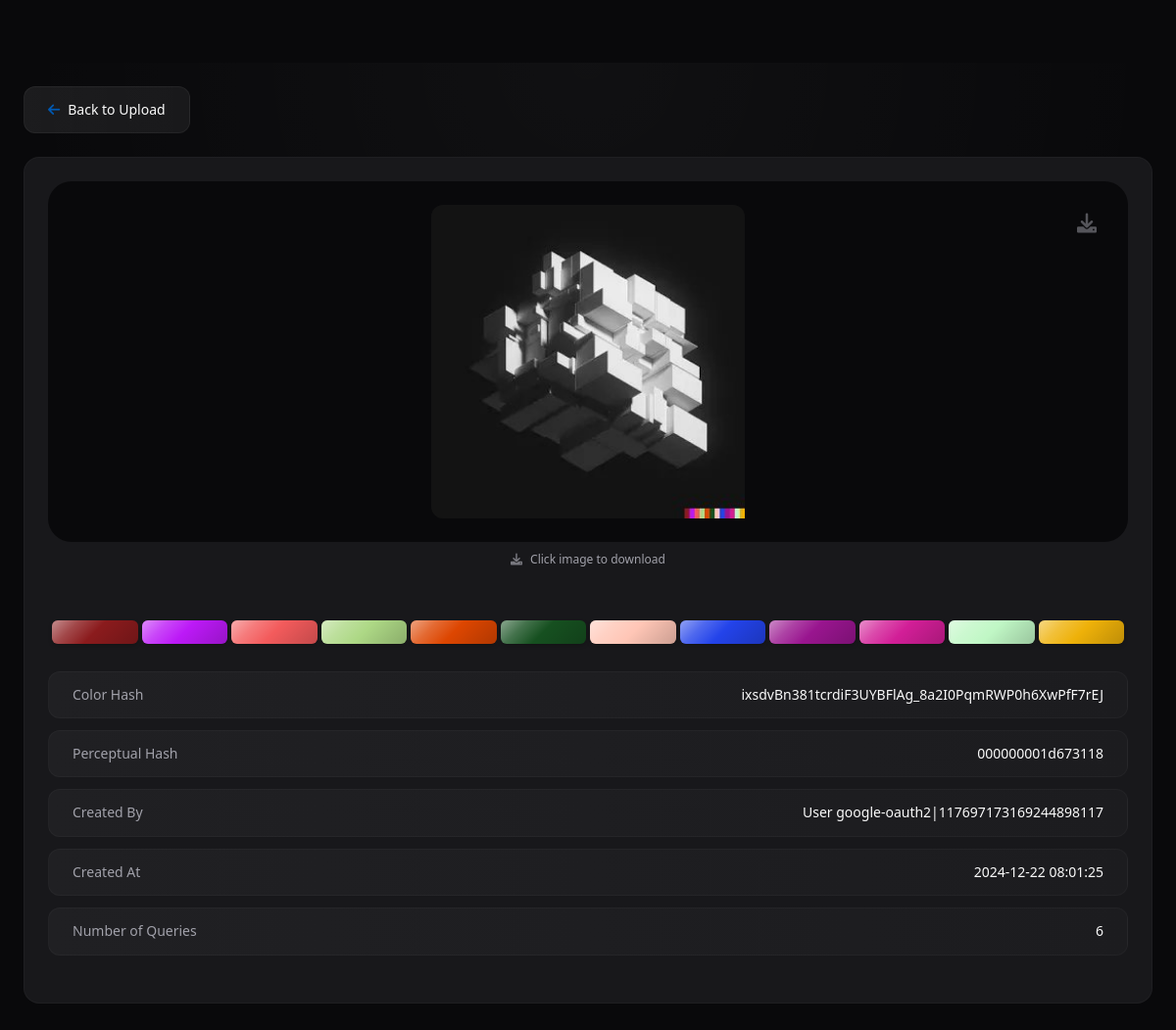
Screenshot of /ixsdvBn381tcrdiF3UYBFlAg_8a2I0PqmRWP0h6XwPfF7rEJ with the database file from the repository.
### tables this page shows
CREATE TABLE image_hashes (
            id INTEGER PRIMARY KEY AUTOINCREMENT,
            user_id INTEGER NOT NULL DEFAULT 1,
            perceptual_hash TEXT NOT NULL,
            color_hash TEXT NOT NULL,
            created_at TIMESTAMP DEFAULT CURRENT_TIMESTAMP, query_count INTEGER DEFAULT 0,
            UNIQUE(perceptual_hash, color_hash)
        );

### app.py (the view)
@app.route('/<color_hash>')
def show_image(color_hash):
    try:
        conn = sqlite3.connect('images.db')
        c = conn.cursor()
        c.execute('''
            UPDATE image_hashes
            SET query_count = query_count + 1
            WHERE color_hash = ?
        ''', (color_hash,))
        c.execute('''
            SELECT user_id, perceptual_hash, created_at, query_count
            FROM image_hashes
            WHERE color_hash = ?
        ''', (color_hash,))
        result = c.fetchone()
        conn.commit()
        conn.close()
        if not result:
            return "Image not found", 404
        user_id, perceptual_hash, created_at, query_count = result
        colors = decode_url_to_colors(color_hash)
        return render_template('photo.html',
            color_hash=color_hash,
            perceptual_hash=perceptual_hash,
            user_id=user_id,
            created_at=created_at,
            query_count=query_count,
            colors=colors
        )
    except Exception as e:
        return f"Error: {str(e)}", 500

### app.py (called while the page is built)
@app.after_request
def add_header(response):
    response.headers["Cache-Control"] = "no-cache, no-store, must-revalidate"
    response.headers["Pragma"] = "no-cache"
    response.headers["Expires"] = "0"
    return response

### main.py (called while the page is built)
def decode_url_to_colors(url_uuid, palette=None):
    padding_needed = len(url_uuid) % 4
    if padding_needed:
        url_uuid += '=' * (4 - padding_needed)
    try:
        binary_data = base64.urlsafe_b64decode(url_uuid)
        colors = []
        for i in range(0, len(binary_data), 3):
            r = binary_data[i]
            g = binary_data[i + 1]
            b = binary_data[i + 2]
            colors.append((r, g, b))
        return colors
    except Exception as e:
        print(f"Error decoding colors: {e}")
        return []

### templates/photo.html (shortened to what this page needs)
<!DOCTYPE html>
<html>
<head>
    <link rel="stylesheet" href="https://cdnjs.cloudflare.com/ajax/libs/font-awesome/6.0.0/css/all.min.css">
</head>
<body>
    <div class="container">
        <div class="header">
            <a href="/" class="back-link">
                <i class="fas fa-arrow-left"></i>Back to Upload
            </a>
        </div>
        <div class="image-details">
            <div class="image-wrapper">
                <a href="/images/output/{{ color_hash }}.jpg" download class="download-icon-link">
                    <i class="fas fa-download download-icon"></i>
                </a>
                <a href="/images/output/{{ color_hash }}.jpg" download class="image-link">
                    <img src="/images/output/{{ color_hash }}.jpg" alt="Image">
                </a>
            </div>
            <div class="download-hint">
                <i class="fas fa-download"></i>
                Click image to download
            </div>
            <div class="details-content">
                <table class="color-bar-table">
                    <tr>
                        {% for color in colors %}
                        <td class="color-cell" style="background-color: rgb({{ color[0] }}, {{ color[1] }}, {{ color[2] }})"></td>
                        {% endfor %}
                    </tr>
                </table>
                <div class="metadata">
                    <div class="metadata-item">
                        <span class="metadata-label">Color Hash</span>
                        <span class="metadata-value">{{ color_hash }}</span>
                    </div>
                    <div class="metadata-item">
                        <span class="metadata-label">Perceptual Hash</span>
                        <span class="metadata-value">{{ perceptual_hash }}</span>
                    </div>
                    <div class="metadata-item">
                        <span class="metadata-label">Created By</span>
                        <span class="metadata-value">User {{ user_id }}</span>
                    </div>
                    <div class="metadata-item">
                        <span class="metadata-label">Created At</span>
                        <span class="metadata-value">{{ created_at }}</span>
                    </div>
                    <div class="metadata-item">
                        <span class="metadata-label">Number of Queries</span>
                        <span class="metadata-value">{{ query_count }}</span>
                    </div>
                </div>
            </div>
        </div>
    </div>
</body>
</html>

### templates/photo.html (style rules this page uses)
:root { --surface: rgb(9, 9, 11); --surface-bright: rgb(24, 24, 27); --surface-brighter: rgb(39, 39, 45); --text: rgb(250, 250, 250); --text-secondary: rgb(161, 161, 170); --accent: rgb(0, 119, 237); --accent-dark: rgb(0, 89, 178); --success: rgb(16, 185, 129); --error: rgb(239, 68, 68); }
* { margin: 0; padding: 0; box-sizing: border-box; font-family: 'Segoe UI', Tahoma, Geneva, Verdana, sans-serif; }
body { background-color: var(--surface); color: var(--text); line-height: 1.6; min-height: 100vh; }
.container { max-width: 1200px; margin: 64px auto 0; padding: 1.5rem; background: radial-gradient( circle at top center, rgba(255, 255, 255, 0.03) 0%, rgba(24, 24, 27, 0) 50% ); }
.header { margin-bottom: 1.5rem; }
.back-link { display: inline-flex; align-items: center; padding: 0.75rem 1.5rem; color: var(--text); text-decoration: none; font-size: 0.875rem; background: linear-gradient(90deg, rgba(255, 255, 255, 0.08), rgba(255, 255, 255, 0.06) ); border-radius: 0.75rem; border: 1px solid rgba(255, 255, 255, 0.05); transition: all 0.2s ease; }
.back-link i { margin-right: 0.5rem; color: var(--accent-dark); }
.image-details { background: var(--surface-bright); border-radius: 1rem; overflow: hidden; border: 1px solid rgba(255, 255, 255, 0.03); margin-bottom: 1.5rem; padding: 1.5rem; display: flex; flex-direction: column; align-items: center; }
.image-wrapper { width: 100%; min-height: 40vh; display: flex; justify-content: center; align-items: center; background: var(--surface); border-radius: 24px; padding: 1.5rem; position: relative; }
.image-link { display: block; width: auto; height: 40vh; }
.image-wrapper img { width: auto; height: 100%; object-fit: contain; border-radius: 12px 12px 0 12px !important; background: var(--surface); }
.download-icon-link { position: absolute; top: 2rem; right: 2rem; z-index: 10; text-decoration: none; }
.download-icon { color: var(--text-secondary); opacity: 0.5; font-size: 1.25rem; transition: opacity 0.2s ease; }
.details-content { width: 100%; padding: 1.5rem 0; }
.color-bar-table { width: 100%; table-layout: fixed; border-spacing: 4px; border-collapse: separate; margin: 0.5rem 0 1.5rem; }
.color-cell { height: 24px; border-radius: 6px; transition: all 0.2s ease; position: relative; overflow: hidden; box-shadow: 0 2px 4px rgba(0, 0, 0, 0.2); }
.color-cell::before { content: ''; position: absolute; top: 0; left: 0; right: 0; bottom: 0; background: linear-gradient( 135deg, rgba(255, 255, 255, 0.5) 0%, rgba(255, 255, 255, 0.2) 25%, rgba(255, 255, 255, 0) 50%, rgba(0, 0, 0, 0.1) 75%, rgba(0, 0, 0, 0.2) 100% ); pointer-events: none; }
.metadata { display: grid; gap: 0.75rem; font-size: 0.875rem; color: var(--text-secondary); }
.metadata-item { display: flex; justify-content: space-between; padding: 0.75rem 1.5rem; background: rgb(32, 32, 35); border-radius: 0.75rem; border: 1px solid rgba(255, 255, 255, 0.03); background: linear-gradient( 90deg, rgb(32, 32, 35) 0%, rgb(28, 28, 31) 100% ); transition: all 0.2s ease; }
.metadata-label { font-weight: 500; color: var(--text-secondary); }
.metadata-value { color: var(--text); }
.download-hint { font-size: 0.75rem; color: var(--text-secondary); text-align: center; padding: 0.5rem 0 1rem; display: flex; align-items: center; justify-content: center; gap: 0.5rem; }
.download-hint i { font-size: 0.75rem; opacity: 0.7; }

### rows the page displays
image_hashes: color_hash "ixsdvBn381tcrdiF3UYBFlAg_8a2I0PqmRWP0h6XwPfF7rEJ", perceptual_hash "000000001d673118", user "google-oauth2|117697173169244898117", created_at "2024-12-22 08:01:25"

### other values shown
{{ query_count }} "6"
